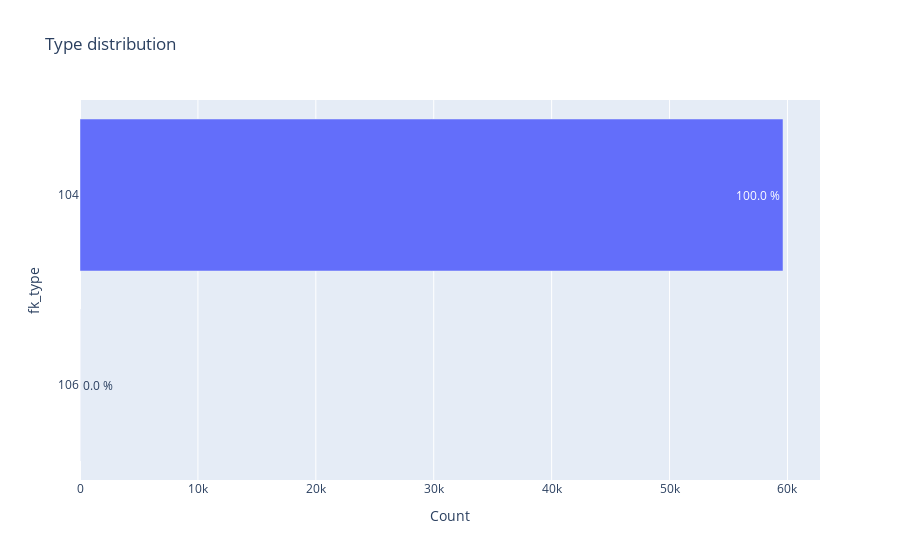

Notebook cell for this chart:
### Markdown cell above
# Répartition des types d'acteurs

### Code cell
tk.histogram(actor, 'fk_type', 'Type distribution')

### Figure 1 — Plotly figure (JSON) as saved in the notebook; plotly's stock layout.template omitted (floating-point values rounded to 4 significant figures)
{"data": [{"alignmentgroup": "True", "hovertemplate": "Count=%{x}<br>fk_type=%{y}<br>Percent=%{text}<extra></extra>", "legendgroup": "", "marker": {"color": "#636efa", "pattern": {"shape": ""}}, "name": "", "offsetgroup": "", "orientation": "h", "showlegend": false, "text": ["0.0 %", "100.0 %"], "textposition": "auto", "type": "bar", "x": [3, 59622], "xaxis": "x", "y": ["106", "104"], "yaxis": "y"}], "layout": {"barmode": "relative", "legend": {"tracegroupgap": 0}, "title": {"text": "Type distribution"}, "xaxis": {"anchor": "y", "domain": [0, 1], "title": {"text": "Count"}}, "yaxis": {"anchor": "x", "domain": [0, 1], "title": {"text": "fk_type"}}}}
